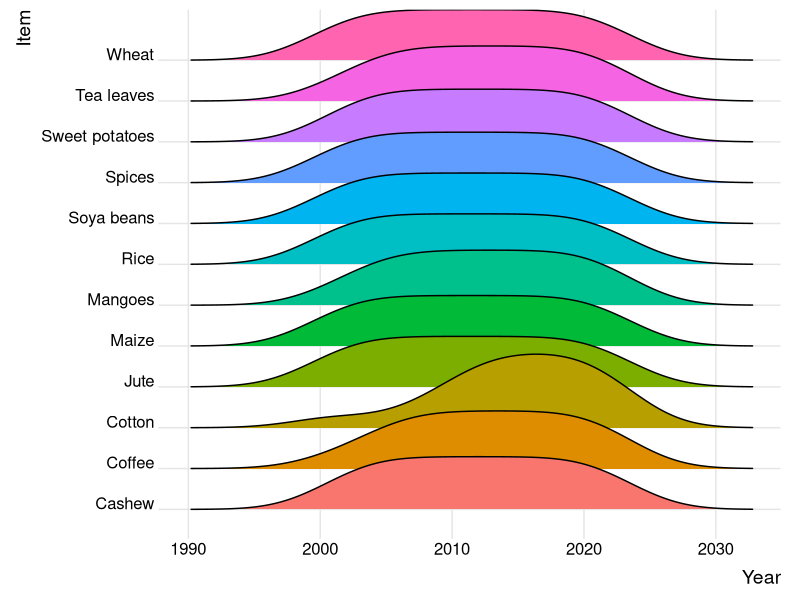
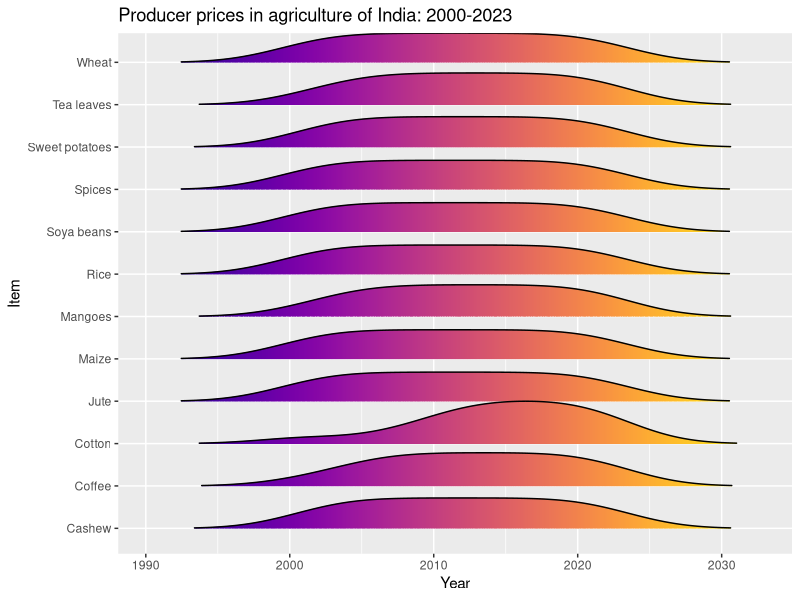

The R script that drew these images, in order:
# Library
library(ggridges)
library(tidyverse)
library(ggplot2)
library(dplyr)
library(tidyr)
library(forcats)
library(RColorBrewer)
library(viridis)
library(viridisLite)

df <- read_csv("FAOSTAT_Prices.csv")
head(df)

# 1
ggplot(df, aes(x = Year, y = Item, fill = Item)) +
  geom_density_ridges() +
  theme_ridges() +
  theme(legend.position = "none")

# 2
ggplot(df, aes(x = Year, y = Item, fill = after_stat(x))) +
  geom_density_ridges_gradient(scale = 1.0, rel_min_height = 0.01) +
  scale_fill_viridis(option = "C") +
  labs(title = 'Producer prices in agriculture of India: 2000-2023') +
    theme(
      legend.position="none",
      panel.spacing = unit(0.1, "lines"),
      strip.text.x = element_text(size = 8)
    )
